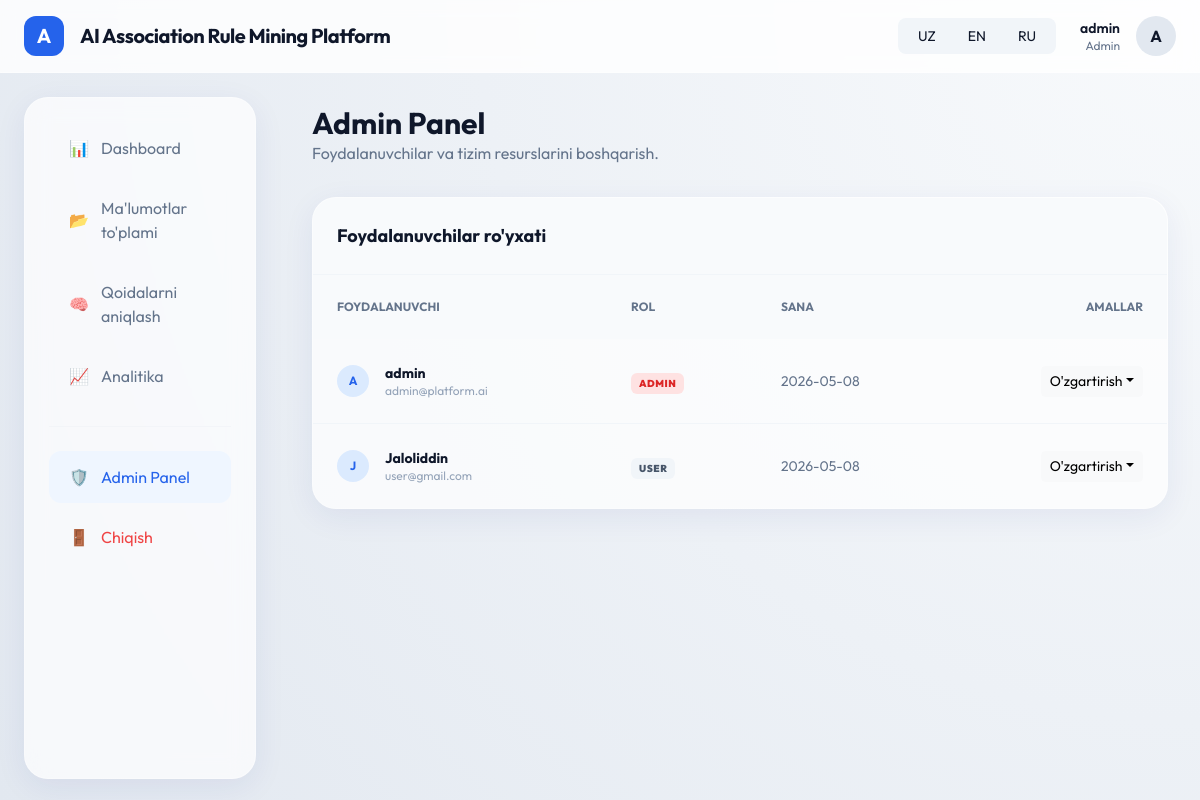
The page /admin/ (signed in) on the database its author committed.
### models/user.py (models this page shows, shortened)
class User(db.Model, UserMixin):
    id = db.Column(db.Integer, primary_key=True)
    username = db.Column(db.String(50), unique=True, nullable=False)
    email = db.Column(db.String(120), unique=True, nullable=False)
    password_hash = db.Column(db.String(128), nullable=False)
    role = db.Column(db.String(20), default='User') # Admin, Researcher, User
    is_active = db.Column(db.Boolean, default=True)
    created_at = db.Column(db.DateTime, default=datetime.utcnow)
    datasets = db.relationship('Dataset', backref='owner', lazy=True, cascade="all, delete-orphan")

### app/admin/routes.py (the view)
@admin_bp.route('/')
def index():
    users = User.query.all()
    datasets = Dataset.query.all()
    analyses = Analysis.query.all()
    return render_template('admin/index.html', users=users, datasets=datasets, analyses=analyses)

### app/admin/routes.py (called while the page is built)
@admin_bp.before_request
@login_required
def check_admin():
    if current_user.role != 'Admin':
        abort(403)

### models/user.py (called while the page is built)
@login_manager.user_loader
def load_user(user_id):
    from app import db
    return db.session.get(User, int(user_id))

### app/templates/admin/index.html (shortened to what this page needs)
{% extends "base.html" %}
{% block content %}
<div class="animate-fade-in">
    <header class="mb-8">
        <h1 class="text-3xl font-bold text-slate-900">Admin Panel</h1>
        <p class="text-slate-500">Foydalanuvchilar va tizim resurslarini boshqarish.</p>
    </header>
    <div class="grid grid-cols-1 gap-8">
        <div class="glass-card overflow-hidden">
            <div class="p-6 bg-slate-50 border-b border-slate-100">
                <h3 class="text-lg font-bold text-slate-900">Foydalanuvchilar ro'yxati</h3>
            </div>
            <div class="overflow-x-auto">
                <table class="w-full text-left">
                    <thead class="bg-slate-50">
                        <tr>
                            <th class="px-6 py-4 text-xs font-bold text-slate-500 uppercase">Foydalanuvchi</th>
                            <th class="px-6 py-4 text-xs font-bold text-slate-500 uppercase">Rol</th>
                            <th class="px-6 py-4 text-xs font-bold text-slate-500 uppercase">Sana</th>
                            <th class="px-6 py-4 text-xs font-bold text-slate-500 uppercase text-right">Amallar</th>
                        </tr>
                    </thead>
                    <tbody class="divide-y divide-slate-100">
                        {% for user in users %}
                        <tr class="hover:bg-slate-50/50">
                            <td class="px-6 py-4">
                                <div class="flex items-center gap-3">
                                    <div class="w-8 h-8 bg-blue-100 text-blue-600 rounded-full flex items-center justify-center font-bold text-xs">
                                        {{ user.username[0] | upper }}
                                    </div>
                                    <div>
                                        <div class="text-sm font-bold text-slate-900">{{ user.username }}</div>
                                        <div class="text-xs text-slate-400">{{ user.email }}</div>
                                    </div>
                                </div>
                            </td>
                            <td class="px-6 py-4">
                                <span class="px-2 py-1 rounded text-[10px] font-black uppercase tracking-wider {{ 'bg-red-100 text-red-600' if user.role == 'Admin' else 'bg-slate-100 text-slate-600' }}">
                                    {{ user.role }}
                                </span>
                            </td>
                            <td class="px-6 py-4 text-sm text-slate-500">
                                {{ user.created_at.strftime('%Y-%m-%d') }}
                            </td>
                            <td class="px-6 py-4 text-right">
                                <div class="dropdown">
                                    <button class="btn btn-sm btn-light dropdown-toggle" data-bs-toggle="dropdown">O'zgartirish</button>
                                </div>
                            </td>
                        </tr>
                        {% endfor %}
                    </tbody>
                </table>
            </div>
        </div>
    </div>
</div>
{% endblock %}

### app/templates/base.html (shortened to what this page needs)
<!DOCTYPE html>
<html lang="{{ session.get('lang', 'uz') }}">
<head>
    <script src="https://cdn.tailwindcss.com"></script>
    <link href="https://cdn.jsdelivr.net/npm/bootstrap@5.3.0/dist/css/bootstrap.min.css" rel="stylesheet">
</head>
<body>
    <nav class="nav-glass px-6 py-3 flex justify-between items-center">
        <div class="flex items-center gap-3">
            <div class="w-10 h-10 bg-blue-600 rounded-xl flex items-center justify-center text-white font-bold text-xl">
                A
            </div>
            <span class="text-xl font-bold tracking-tight">{{ g.translations.get('app_name') }}</span>
        </div>
        <div class="flex items-center gap-6">
            <div class="flex bg-slate-100 p-1 rounded-lg">
                <a href="/set_lang/uz" class="px-3 py-1 text-sm rounded-md {{ 'bg-white shadow-sm' if session.get('lang') == 'uz' else '' }}">UZ</a>
                <a href="/set_lang/en" class="px-3 py-1 text-sm rounded-md {{ 'bg-white shadow-sm' if session.get('lang') == 'en' else '' }}">EN</a>
                <a href="/set_lang/ru" class="px-3 py-1 text-sm rounded-md {{ 'bg-white shadow-sm' if session.get('lang') == 'ru' else '' }}">RU</a>
            </div>
            {% if current_user.is_authenticated %}
                <a href="{{ url_for('auth.profile') }}" class="flex items-center gap-3 no-underline text-inherit hover:opacity-80 transition-opacity">
                    <div class="text-right">
                        <div class="text-sm font-semibold">{{ current_user.username }}</div>
                        <div class="text-xs text-slate-500">{{ current_user.role }}</div>
                    </div>
                    <div class="w-10 h-10 bg-slate-200 rounded-full flex items-center justify-center font-bold">
                        {{ current_user.username[0] | upper }}
                    </div>
                </a>
            {% else %}
                <a href="{{ url_for('auth.login') }}" class="btn-primary-custom">{{ g.translations.get('login') }}</a>
            {% endif %}
        </div>
    </nav>
    <div class="flex">
        {% if current_user.is_authenticated %}
        <aside class="sidebar">
            <div class="glass-card h-full p-4">
                <nav>
                    <a href="{{ url_for('dashboard.home') }}" class="nav-link-custom {{ 'active' if request.endpoint == 'dashboard.home' else '' }}">
                        <span class="mr-3">📊</span> {{ g.translations.get('dashboard') }}
                    </a>
                    <a href="{{ url_for('dataset.list_datasets') }}" class="nav-link-custom {{ 'active' if request.endpoint and 'dataset' in request.endpoint else '' }}">
                        <span class="mr-3">📂</span> {{ g.translations.get('datasets') }}
                    </a>
                    <a href="{{ url_for('apriori.mine') }}" class="nav-link-custom {{ 'active' if request.endpoint and 'apriori' in request.endpoint else '' }}">
                        <span class="mr-3">🧠</span> {{ g.translations.get('rule_mining') }}
                    </a>
                    <a href="{{ url_for('analytics.index') }}" class="nav-link-custom {{ 'active' if request.endpoint == 'analytics.index' else '' }}">
                        <span class="mr-3">📈</span> {{ g.translations.get('analytics') }}
                    </a>
                    <hr class="my-4 border-slate-200">
                    {% if current_user.role == 'Admin' %}
                    <a href="{{ url_for('admin.index') }}" class="nav-link-custom {{ 'active' if request.endpoint and 'admin' in request.endpoint else '' }}">
                        <span class="mr-3">🛡️</span> {{ g.translations.get('admin_panel') }}
                    </a>
                    {% endif %}
                    <a href="{{ url_for('auth.logout') }}" class="nav-link-custom text-red-500 hover:bg-red-50">
                        <span class="mr-3">🚪</span> {{ g.translations.get('logout') }}
                    </a>
                </nav>
            </div>
        </aside>
        <main class="main-content w-full">
            {% block content %}{% endblock %}
        </main>
        {% else %}
        <main class="w-full">
            {% block auth_content %}{% endblock %}
        </main>
        {% endif %}
    </div>
</body>
</html>

### app/templates/base.html (style rules this page uses)
:root { --primary: #2563EB; --secondary: #0F172A; --accent: #38BDF8; --glass-bg: rgba(255, 255, 255, 0.7); --glass-border: rgba(255, 255, 255, 0.3); }
body { font-family: 'Outfit', sans-serif; background: radial-gradient(circle at top right, #f8fafc, #e2e8f0); min-height: 100vh; color: var(--secondary); }
.glass-card { background: var(--glass-bg); backdrop-filter: blur(12px); -webkit-backdrop-filter: blur(12px); border: 1px solid var(--glass-border); border-radius: 1.5rem; box-shadow: 0 8px 32px 0 rgba(31, 38, 135, 0.07); }
.nav-glass { background: rgba(255, 255, 255, 0.8); backdrop-filter: blur(10px); border-bottom: 1px solid var(--glass-border); position: sticky; top: 0; z-index: 1000; }
.sidebar { width: 280px; height: calc(100vh - 70px); position: fixed; left: 0; padding: 1.5rem; }
.main-content { margin-left: 280px; padding: 2rem; }
.nav-link-custom { display: flex; align-items: center; padding: 0.875rem 1.25rem; border-radius: 0.75rem; color: #64748b; text-decoration: none; transition: all 0.2s ease; margin-bottom: 0.5rem; }
.nav-link-custom:hover, .nav-link-custom.active { background: #eff6ff; color: #2563EB; }
.animate-fade-in { animation: fadeIn 0.5s ease-out forwards; }

### rows shown on the page
User: username "admin", role "Admin", username "A", email "admin@platform.ai", role "ADMIN", created_at "2026-05-08"
User: username "J", username "Jaloliddin", email "user@gmail.com", role "USER", created_at "2026-05-08"

### other values the page prints
{{ g.translations.get('app_name') }} "AI Association Rule Mining Platform"
{{ g.translations.get('dashboard') }} "Dashboard"
{{ g.translations.get('datasets') }} "Ma'lumotlar to'plami"
{{ g.translations.get('rule_mining') }} "Qoidalarni aniqlash"
{{ g.translations.get('analytics') }} "Analitika"
{{ g.translations.get('admin_panel') }} "Admin Panel"
{{ g.translations.get('logout') }} "Chiqish"
